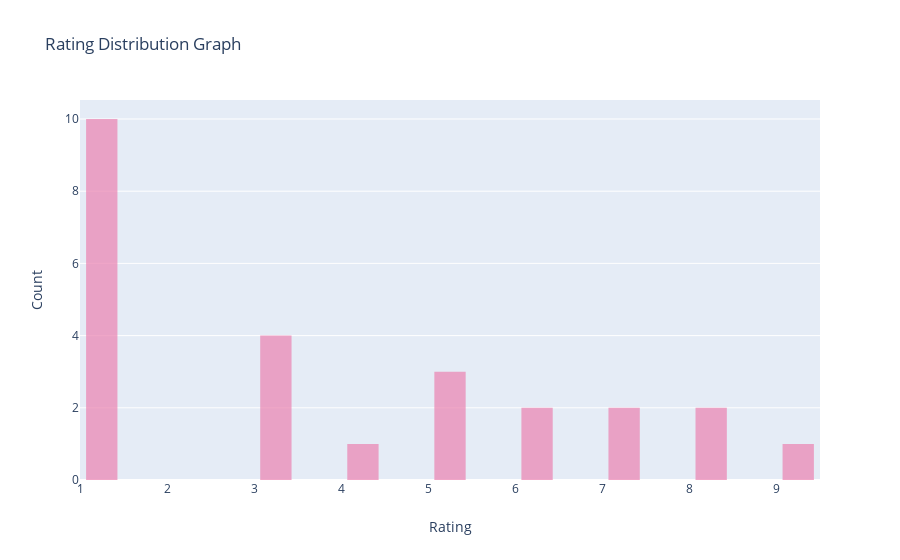

The notebook cell this image was saved under:
### Code cell
import plotly.graph_objects as go
fig = go.Figure()
fig.add_trace(go.Histogram(
    x=df['rating'],
    name='control', # name used in legend and hover labels
    xbins=dict( # bins used for histogram
        start=1,
        end=10,
        size=0.5
    ),
    marker_color='#EB89B5',
    opacity=0.75
))
fig.update_layout(
    title_text='Rating Distribution Graph', # title of plot
    xaxis_title_text='Rating', # xaxis label
    yaxis_title_text='Count', # yaxis label
    bargap=0.2, # gap between bars of adjacent location coordinates
    bargroupgap=0.1 # gap between bars of the same location coordinates
)
fig.show()

### Figure 1 — Plotly figure (JSON) as saved in the notebook; plotly's stock layout.template omitted (floating-point values rounded to 4 significant figures)
{"data": [{"marker": {"color": "#EB89B5"}, "name": "control", "opacity": 0.75, "type": "histogram", "x": [1, 6, 1, 1, 1, 1, 3, 4, 8, 7, 5, 1, 1, 3, 6, 3, 5, 7, 3, 5, 8, 9, 1, 1, 1], "xbins": {"end": 10, "size": 0.5, "start": 1}}], "layout": {"bargap": 0.2, "bargroupgap": 0.1, "title": {"text": "Rating Distribution Graph"}, "xaxis": {"title": {"text": "Rating"}}, "yaxis": {"title": {"text": "Count"}}}}
